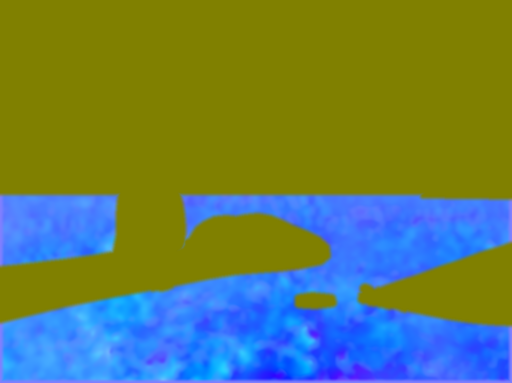
#> input picture assets/painting/flow-sea.png, 512 x 383 px
$ python build_flow_maps.py ../assets/painting/flow-sea.png ../assets/painting/flow-sky.png   (older library calls are emulated)
#> lines starting #> are read from the running program, lines starting #| are printed output that depends on the picture; after the words box and inside, x2 and y2 are one past the last pixel; in counts of white or black regions, pixels touching at a corner belong together
#!/usr/bin/env python3
"""
build_flow_maps.py — regenerate the motion maps behind the living painting.

The homepage animates the painting with three small images in assets/painting/:
  flow-sky.png  R,G = direction the sky paint flows (along its brushstrokes), B = where the sky is
  flow-sea.png  R,G = direction the ocean strokes drift,                     B = where the sea is
  masks.png     R = driftwood/rocks (light shimmer only), G = foam, B = golden reflections

How it works: a colour structure tensor measures the direction of the brushstrokes at every pixel.
Those directions are oriented to follow the painting's large-scale currents (the two spirals, the
halos around each star and the moon, the flowing bands), smoothed, and given a speed that is slow in
the spiral's eye, zero at star cores and faster in the outer currents. The seated figure, driftwood,
rocks, headland and the horizon are masked out so they never move.

Everything below is tuned to THIS painting (coordinates are pixels in the 1024 x 765 original).
If you replace the painting, update STARS / MOON / SPIRALS / HORIZON and the polygons, then run:

    pip install numpy opencv-python-headless pillow
    python3 tools/build_flow_maps.py tools/source/painting-original.jpg assets/painting/

and update the star/moon list at the top of assets/js/painting.js to match.
"""
import sys, pathlib
import numpy as np, cv2
from PIL import Image


def orientation_field(im, sigma_g=1.0, sigma_t=6.0):
    """Return stroke direction angle phi (along strokes) and coherence from color structure tensor."""
    f = cv2.GaussianBlur(im, (0,0), sigma_g)
    Jxx = np.zeros(im.shape[:2], np.float32); Jxy = Jxx.copy(); Jyy = Jxx.copy()
    for c in range(3):
        gx = cv2.Scharr(f[...,c], cv2.CV_32F, 1, 0)/32.0
        gy = cv2.Scharr(f[...,c], cv2.CV_32F, 0, 1)/32.0
        Jxx += gx*gx; Jxy += gx*gy; Jyy += gy*gy
    Jxx = cv2.GaussianBlur(Jxx,(0,0),sigma_t); Jxy = cv2.GaussianBlur(Jxy,(0,0),sigma_t); Jyy = cv2.GaussianBlur(Jyy,(0,0),sigma_t)
    theta = 0.5*np.arctan2(2*Jxy, Jxx-Jyy)  # dominant gradient direction
    phi = theta + np.pi/2                    # along-stroke direction
    tr = Jxx+Jyy; det = np.sqrt(((Jxx-Jyy)/2)**2 + Jxy**2)
    l1 = tr/2+det; l2 = tr/2-det
    coh = ((l1-l2)/(l1+l2+1e-8))**2
    return phi.astype(np.float32), coh.astype(np.float32)


def warm_regions(im):
    """Driftwood and rocks are the only warm (red > blue) areas below the horizon."""
    H, W = im.shape[:2]
    R, B = im[..., 0], im[..., 2]
    warm = cv2.GaussianBlur(R - B, (0, 0), 2)
    wm = (warm > -0.03).astype(np.uint8)
    wm[:400] = 0
    k = cv2.getStructuringElement(cv2.MORPH_ELLIPSE, (15, 15))
    closed = cv2.morphologyEx(wm, cv2.MORPH_CLOSE, k)
    n, lab, stats, cent = cv2.connectedComponentsWithStats(closed, 8)
    keep = np.zeros_like(closed)
    for i in range(1, n):
        if stats[i, 4] > 3000:
            keep[lab == i] = 1
    return keep


# ---- hand-traced shapes that must never move (pixels in the 1024 x 765 original) ----
person = [(282,303),(296,305),(305,313),(307,330),(303,346),(308,354),(322,357),(337,363),(347,375),(353,391),(357,407),(361,430),(363,455),(362,480),(357,493),(349,499),(347,511),(330,515),(300,516),(262,515),(250,513),(231,511),(235,497),(240,470),(240,430),(242,405),(245,385),(251,370),(261,360),(267,353),(261,345),(257,334),(257,318),(263,309),(272,304)]
wood = [(0,540),(40,536),(90,530),(140,524),(190,517),(228,510),(250,512),(300,513),(345,508),(370,500),(385,478),(398,458),(412,448),(430,440),(452,438),(472,440),(492,436),(515,434),(540,438),(560,446),(585,458),(610,468),(635,480),(650,494),(652,510),(640,520),(600,528),(560,533),(520,536),(470,540),(420,548),(380,556),(330,566),(280,575),(230,584),(180,594),(130,604),(80,616),(40,626),(0,636)]
rockpoly = [(725,590),(760,582),(800,568),(840,555),(880,540),(920,527),(960,512),(1000,500),(1024,492),(1024,642),(980,640),(940,636),(900,630),(860,622),(820,614),(780,606),(740,602)]
stick = [(598,596),(625,592),(662,596),(664,604),(630,608),(598,606)]
headland = [(846,390),(858,378),(874,367),(890,354),(904,347),(918,343),(930,333),(942,325),(955,319),(968,319),(980,323),(992,319),(1008,315),(1024,311),(1024,392)]
hills = [(0,338),(40,335),(90,337),(140,341),(190,345),(240,351),(262,356),(258,378),(0,378)]


def build_masks(im):
    H, W = im.shape[:2]
    def poly_mask(pts):
        m = np.zeros((H, W), np.uint8); cv2.fillPoly(m, [np.array(pts, np.int32)], 1); return m
    P = poly_mask(person)
    auto = warm_regions(im)
    # fill holes in auto mask
    ff = auto.copy(); h,w = ff.shape; m2 = np.zeros((h+2,w+2),np.uint8)
    inv = (1-ff).astype(np.uint8); cv2.floodFill(inv, m2, (0,H-1), 0)
    auto_f = np.maximum(auto, inv)
    Wd = np.maximum(poly_mask(wood), auto_f*(np.arange(W)[None,:] < 700))  # left log
    Rk = np.maximum(np.maximum(auto_f*(np.arange(W)[None,:] >= 700), poly_mask(stick)), poly_mask(rockpoly))
    Hd = poly_mask(headland); Hl = poly_mask(hills)
    strip = np.zeros((H,W),np.uint8); strip[369:384,:] = 1
    k3 = cv2.getStructuringElement(cv2.MORPH_ELLIPSE,(7,7))
    P = cv2.dilate(P,k3); Wd = cv2.dilate(Wd,k3); Rk = cv2.dilate(Rk,k3)
    k5 = cv2.getStructuringElement(cv2.MORPH_ELLIPSE,(11,11))
    Wd = cv2.morphologyEx(Wd, cv2.MORPH_CLOSE, k5); Rk = cv2.morphologyEx(Rk, cv2.MORPH_CLOSE, k5)
    stable = np.clip(P+Wd+Rk+Hd+Hl+strip,0,1)
    yy = np.arange(H)[:,None]*np.ones((1,W))
    sky = ((yy < 369) & (stable==0)).astype(np.uint8)
    sea = ((yy >= 384) & (stable==0)).astype(np.uint8)
    return dict(person=P, wood=Wd, rock=Rk, headland=Hd, hills=Hl, strip=strip, stable=stable, sky=sky, sea=sea)


def main(src, out_dir):
#> called with src = '../assets/painting/flow-sea.png', out_dir = '../assets/painting/flow-sky.png'
    out_dir = pathlib.Path(out_dir); out_dir.mkdir(parents=True, exist_ok=True)
    img = Image.open(src).convert('RGB')
#> img is the input picture: PIL image 512x383 RGB; mean R, G, B 102.4, 126.5, 88.1
    if img.size != (1024, 765):
        img = img.resize((1024, 765), Image.LANCZOS)
#> img: PIL image 1024x765 RGB
    im = np.asarray(img).astype(np.float32) / 255
    H, W, _ = im.shape
    M = build_masks(im)
#> in poly_mask, `cv2.fillPoly(m, [np.array(pts, np.int32)], 1)`:
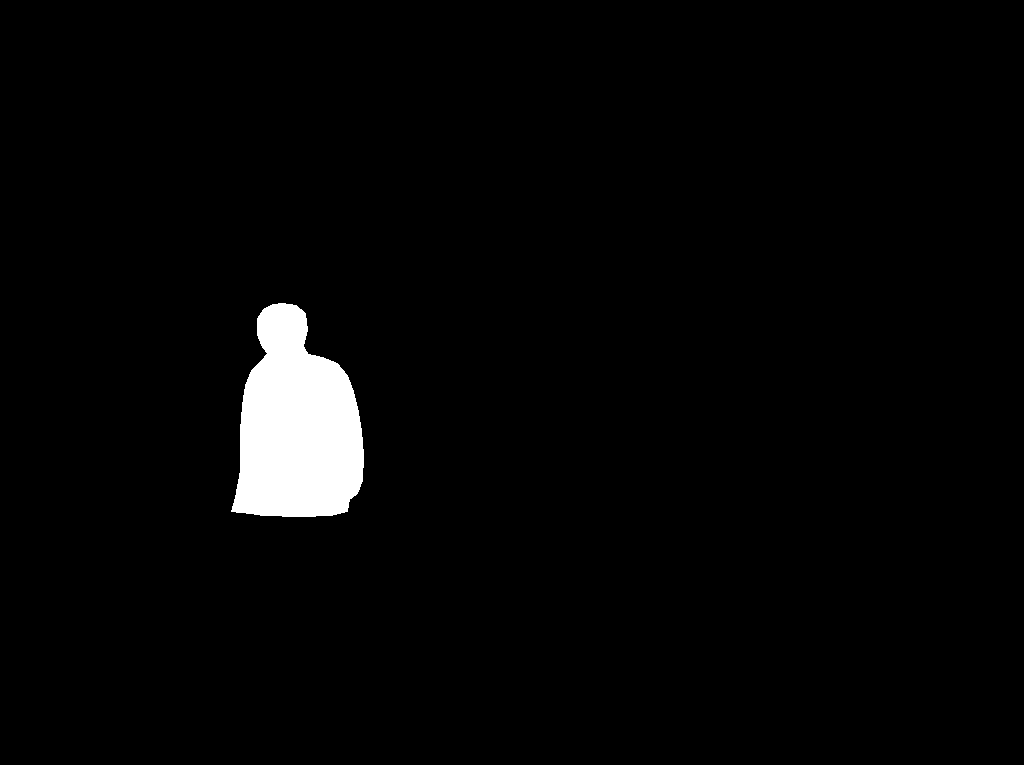
#> m: shape (765, 1024); values 0 (black) and 1 (white), 2.6% white; 1 white region, box (x1, y1, x2, y2) and area: (231, 303, 364, 517) 20506
#> in warm_regions, `n, lab, stats, cent = cv2.connectedComponentsWithStats(closed, 8)`:
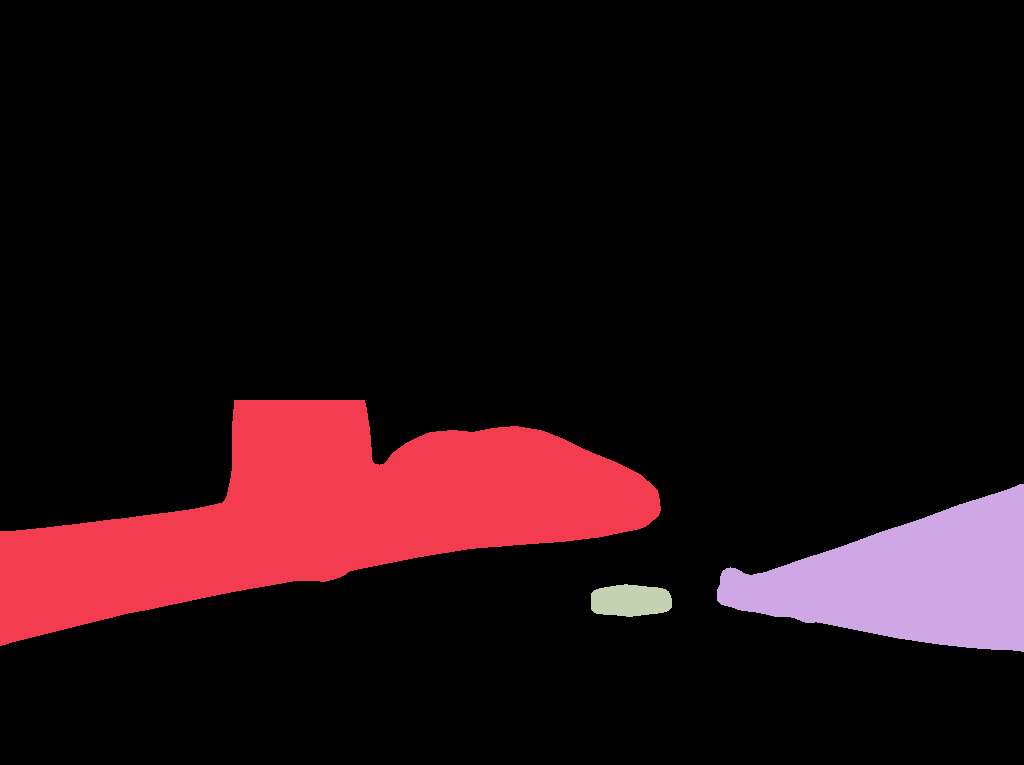
#> lab: shape (765, 1024) int32; 4 distinct labels, from 0 to 3; one colour per label, 0 black
#> in warm_regions, `n, lab, stats, cent = cv2.connectedComponentsWithStats(closed, 8)`: n = 4; stats = [[0, 0, 1024, 765, 673957], [0, 400, 661, 246, 77412], [717, 484, 307, 168, 29787], [591, 584, 81, 33, 2204]]; cent = [[515.7, 357.3], [318.6, 514.9], [909.1, 579.4], [630.1, 600.3]]
#> in build_masks, `sea = ((yy >= 384) & (stable==0)).astype(np.uint8)`:
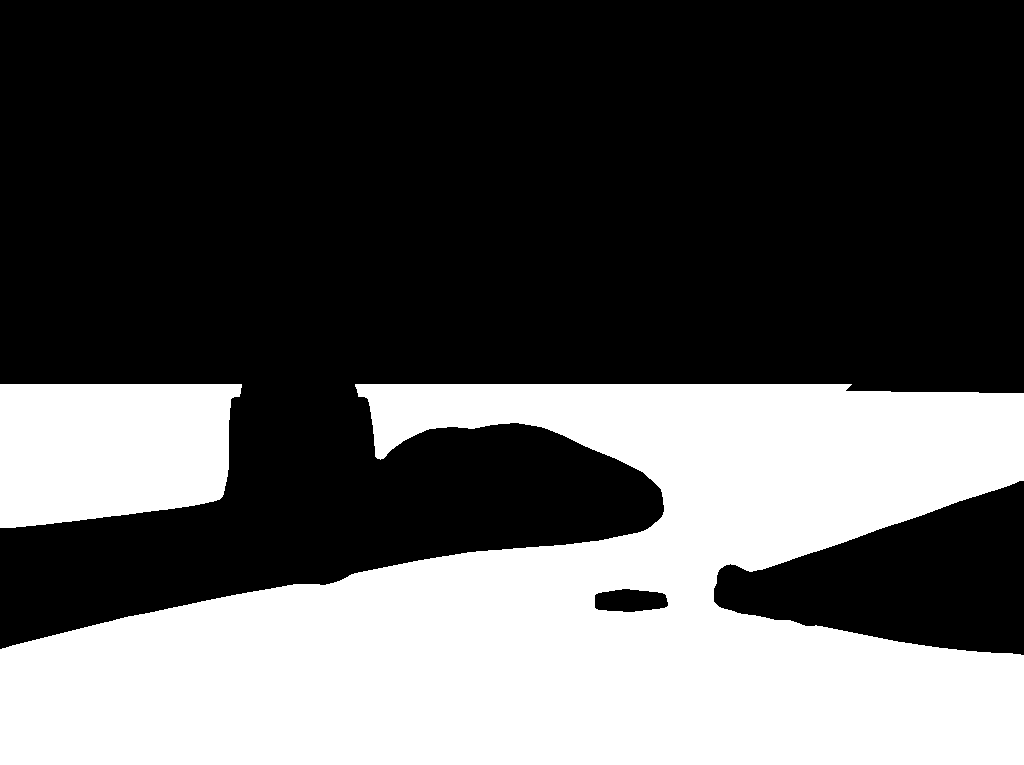
#> sea: shape (765, 1024); values 0 (black) and 1 (white), 34.7% white; 2 white regions, box (x1, y1, x2, y2) and area: (0, 384, 1024, 765) 241933, (0, 384, 242, 528) 30236
#> M = 9 items
    yy, xx = np.mgrid[0:H, 0:W].astype(np.float32)

    # ---------------- features of the painting (image pixel coords, 1024x765) ----------------
    # (cx, cy, core_r, halo_r, rotation sense)  sense +1 = clockwise on screen (top moves right)
    STARS = [
        (117, 24, 18, 48, +1), (251, 15, 9, 26, -1), (371, 18, 10, 34, +1), (441, 35, 11, 27, -1),
        (650, 48, 18, 46, +1), (257, 107, 22, 44, -1), (744, 141, 12, 42, +1), (355, 202, 9, 28, -1),
        (147, 301, 20, 37, +1), (50, 284, 9, 22, -1), (385, 329, 17, 58, +1),
    ]
    MOON = (928, 107, 72, 118, -1)
    SPIRALS = [  # cx, cy, sense, radius, strength
        (545, 212, +1, 118, 2.4),
        (735, 292, -1, 80, 2.4),
    ]

    def normalize(v, eps=1e-6):
        n = np.linalg.norm(v, axis=-1, keepdims=True)
        return v / np.maximum(n, eps), n[...,0]

    def vortex(cx, cy, sense, R, k):
        dx, dy = xx - cx, yy - cy
        r = np.sqrt(dx*dx + dy*dy) + 1e-3
        t = np.stack([-dy/r, dx/r], -1) * sense
        w = k * np.exp(-(r/R)**2)
        return t, w, r

    def norm_blur(v, mask, sigma):
        m = mask.astype(np.float32)
        num = np.stack([cv2.GaussianBlur(v[...,i]*m, (0,0), sigma) for i in range(v.shape[-1])], -1)
        den = cv2.GaussianBlur(m, (0,0), sigma)[...,None]
        return num / np.maximum(den, 1e-4)

    def orient(d, G):
        s = np.sign((d*G).sum(-1)); s[s == 0] = 1
        return d * s[...,None]

    phi, coh = orientation_field(im, 1.0, 5.0)
#> the loop in orientation_field, `for c in range(3):` made 3 passes
#> pass 1, in orientation_field, `gy = cv2.Scharr(f[...,c], cv2.CV_32F, 0, 1)/32.0`:
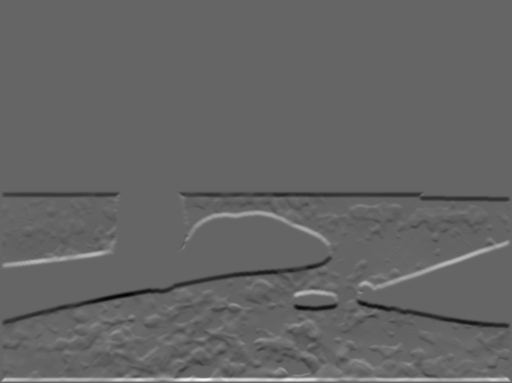
#> gy: shape (765, 1024) float32 (shown at 1/2 size); min -0.0522, max 0.0785, mean -1.86e-05; drawn with min black and max white
#> in orientation_field, `theta = 0.5*np.arctan2(2*Jxy, Jxx-Jyy)`:
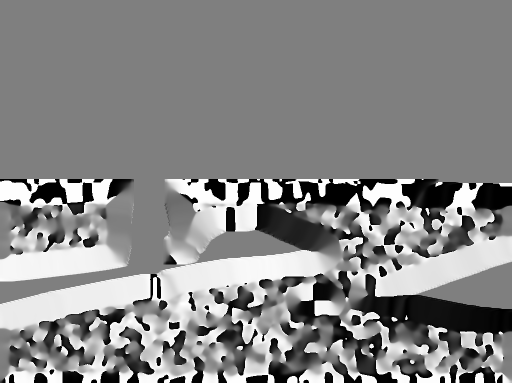
#> theta: shape (765, 1024) float32 (shown at 1/2 size); min -1.57, max 1.57, mean 0.0917; drawn with min black and max white
    d = np.stack([np.cos(phi), np.sin(phi)], -1).astype(np.float32)

    # ---------------- SKY ----------------
    def sky_vortex_terms():
        T = np.zeros((H, W, 2), np.float32)
        for (cx, cy, s, R, k) in SPIRALS:
            t, w, _ = vortex(cx, cy, s, R, k); T += t * w[...,None]
        for (cx, cy, rc, rh, s) in STARS:
            t, w, _ = vortex(cx, cy, s, rh*1.15, 3.0); T += t * w[...,None]
        cx, cy, rc, rh, s = MOON
        t, w, _ = vortex(cx, cy, s, rh*1.1, 2.2); T += t * w[...,None]
        return T

    base = np.zeros((H, W, 2), np.float32); base[...,0] = 1.0
    VT = sky_vortex_terms()
    G, _ = normalize(base + VT)
    skyR = M['sky'] > 0
    v = orient(d, G)
#> in orient, `s = np.sign((d * G).sum(-1))`:
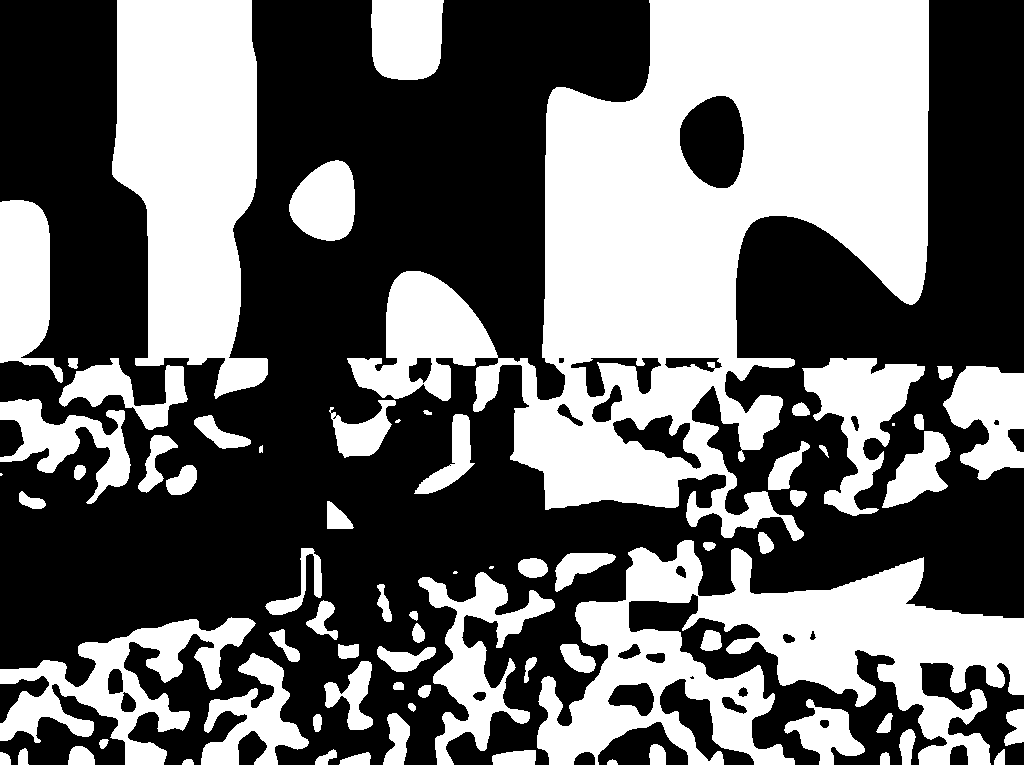
#> s: shape (765, 1024) float32; values -1 (black) and 1 (white), 42% white; 73 white regions (5 under 20 px), largest, box (x1, y1, x2, y2) and area: (347, 0, 929, 541) 140191, (537, 540, 1024, 765) 50285, (112, 0, 268, 399) 43818
    for it in range(2):
        Gs = norm_blur(v, skyR, 16)
        G, _ = normalize(Gs + 0.8*VT + 0.25*base)
        v = orient(d, G)
    c2 = np.clip(coh*1.6, 0, 1)[...,None]
    v = c2*v + (1-c2)*G
    v = norm_blur(v, skyR, 2.5)          # cancels sign seams -> magnitude drops there
    vdir, vmag = normalize(v)
    seam = np.clip(vmag, 0, 1)

    # speed map
    speed = np.ones((H, W), np.float32)
    for (cx, cy, s, R, k) in SPIRALS:
        r = np.sqrt((xx-cx)**2 + (yy-cy)**2)
        speed *= 1 - 0.36*np.exp(-(r/(R*0.9))**2) - 0.22*np.exp(-(r/(R*0.35))**2)   # big swirl slower, eye slowest
    for (cx, cy, rc, rh, s) in STARS:
        r = np.sqrt((xx-cx)**2 + (yy-cy)**2)
        core = np.clip((r - rc) / (rc*0.7 + 4), 0, 1); core = core*core*(3-2*core)
        halo = 0.45 + 0.55*np.clip((r - rh*0.8) / (rh*0.5), 0, 1)
        speed *= core * halo
    cx, cy, rc, rh, s = MOON
    r = np.sqrt((xx-cx)**2 + (yy-cy)**2)
    core = np.clip((r - rc)/18, 0, 1); core = core*core*(3-2*core)
    speed *= core * (0.4 + 0.6*np.clip((r - rh*0.85)/(rh*0.4), 0, 1))
    # low frequency speed variation (deterministic)
    rng = np.random.default_rng(7)
    lf = cv2.GaussianBlur(rng.standard_normal((H, W)).astype(np.float32), (0,0), 40); lf /= lf.std()+1e-6
    speed *= np.clip(0.88 + 0.16*lf, 0.6, 1.2)
    speed *= (0.65 + 0.35*np.clip(coh*1.5, 0, 1))
    # region weight with feather (distance from non-sky)
    dist_sky = cv2.distanceTransform(skyR.astype(np.uint8), cv2.DIST_L2, 5)
    F = 12.0
    skyW = np.clip(dist_sky/F, 0, 1); skyW = skyW*skyW*(3-2*skyW)
    # image top/side edges: no special treatment (clamp sampling)
    sky_flow = vdir * (speed*seam*skyW)[...,None]

    # ---------------- SEA ----------------
    seaR = M['sea'] > 0
    sbase = np.zeros((H, W, 2), np.float32); sbase[...,0] = -1.0; sbase[...,1] = 0.22
    Gs_, _ = normalize(sbase)
    vs = orient(d, Gs_)
    for it in range(2):
        Gq = norm_blur(vs, seaR, 14)
        Gq, _ = normalize(Gq + 0.35*sbase)
        vs = orient(d, Gq)
    vs = c2*vs + (1-c2)*Gq
    vs = norm_blur(vs, seaR, 2.5)
    vsdir, vsmag = normalize(vs)
    depth = np.clip((yy - 384) / (H - 384), 0, 1)        # 0 at horizon, 1 at bottom
    sspeed = (0.45 + 0.55*depth) * np.clip(0.9 + 0.15*lf, 0.6, 1.2) * (0.65 + 0.35*np.clip(coh*1.5, 0, 1))
    dist_sea = cv2.distanceTransform(seaR.astype(np.uint8), cv2.DIST_L2, 5)
    seaW = np.clip(dist_sea/F, 0, 1); seaW = seaW*seaW*(3-2*seaW)
    sea_flow = vsdir * (sspeed*np.clip(vsmag,0,1)*seaW)[...,None]

    # fade motion near the image borders so clamped edge pixels never smear in
    ex = np.minimum(np.minimum(xx, W-1-xx), np.minimum(yy, H-1-yy))
    edge = np.clip(ex/10.0, 0, 1); edge = edge*edge*(3-2*edge)
    sky_flow *= edge[...,None]; sea_flow *= edge[...,None]
    # ---------------- extra masks ----------------
    woodish = np.clip(M['wood'] + M['rock'], 0, 1).astype(np.float32)
    wood_soft = cv2.GaussianBlur(woodish, (0,0), 2)
    hsv = cv2.cvtColor((im*255).astype(np.uint8), cv2.COLOR_RGB2HSV).astype(np.float32)/255
    L = im.mean(-1)
    foam = np.clip((L - 0.62)/0.25, 0, 1) * np.clip((0.35 - hsv[...,1])/0.25, 0, 1) * seaW
    foam = cv2.GaussianBlur(foam, (0,0), 1.2)
    # glow column under the bright star / moon for golden reflections (sea only)
    refl = np.zeros((H, W), np.float32)
    for (cx, w0, amp) in [(385, 30, 1.0), (928, 55, 0.8)]:
        spread = w0 * (1 + 2.5*depth)
        refl = np.maximum(refl, amp*np.exp(-((xx-cx)/spread)**2) * np.exp(-depth*2.2))
    refl *= seaW


    def enc(f):  # flow -> 0..255
        return np.clip(f*0.5 + 0.5, 0, 1)
    out_w, out_h = 512, 383
    def rs(a): return cv2.resize(a, (out_w, out_h), interpolation=cv2.INTER_AREA)
    A = np.dstack([rs(enc(sky_flow[...,0])), rs(enc(sky_flow[...,1])), rs(skyW)])
    B = np.dstack([rs(enc(sea_flow[...,0])), rs(enc(sea_flow[...,1])), rs(seaW)])
    C = np.dstack([rs(wood_soft), rs(foam), rs(refl)])
    for name, arr in (('flow-sky.png', A), ('flow-sea.png', B), ('masks.png', C)):
        Image.fromarray((np.clip(arr,0,1)*255+0.5).astype(np.uint8)).save(out_dir / name, optimize=True)
#> this loop made 3 passes
#> name on passes 1 to 3: 'flow-sky.png', 'flow-sea.png', 'masks.png'
    print('wrote flow-sky.png, flow-sea.png and masks.png to', out_dir)


if __name__ == '__main__':
    if len(sys.argv) != 3:
        print(__doc__); sys.exit(1)
    main(sys.argv[1], sys.argv[2])
